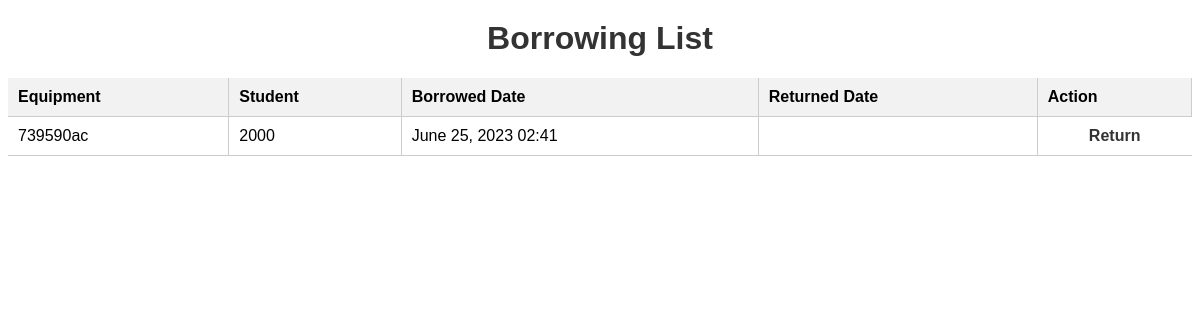
Before: /borrowings/ with the older database file.
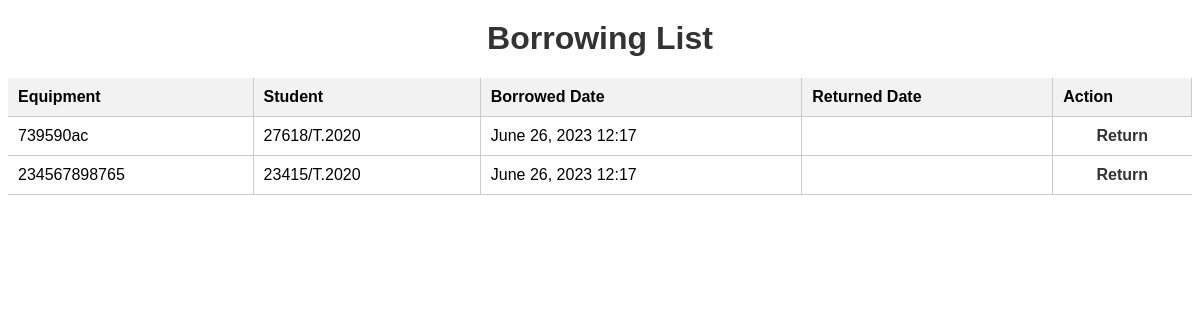
After: the same page with the newer database file.
### equipments/models.py (models this page shows, shortened)
class Equipment(models.Model):
    name = models.CharField(max_length=100)
    tag = models.CharField(max_length=100, unique=True)
    model_number = models.CharField(max_length=100)

class Borrowing(models.Model):
    equipment = models.ManyToManyField(Equipment)
    student = models.ForeignKey(Student, on_delete=models.CASCADE)
    borrowed_date = models.DateTimeField(auto_now_add=True)
    returned_date = models.DateTimeField(null=True, blank=True)

class Student(models.Model):
    registration_number = models.CharField(max_length=20, unique=True)
    first_name = models.CharField(max_length=50)
    middle_name = models.CharField(max_length=50)
    last_name = models.CharField(max_length=50)
    course = models.CharField(max_length=10)
    def __str__(self):
        return self.registration_number
        return self.name

### equipments/views.py (the view)
# urls.py: path('borrowings/', views.borrowing_list, name='borrowing_list'),
def borrowing_list(request):
    borrowings = Borrowing.objects.all()
    return render(request, 'borrowing_list.html', {'borrowings': borrowings})

### equipments/templates/borrowing_list.html (shortened to what this page needs)
<!DOCTYPE html>
<html>
<head>
</head>
<body>
    <h1>Borrowing List</h1>
    {% if borrowings %}
        <table>
            <thead>
                <tr>
                    <th>Equipment</th>
                    <th>Student</th>
                    <th>Borrowed Date</th>
                    <th>Returned Date</th>
                    <th>Action</th>
                </tr>
            </thead>
            <tbody>
                {% for borrowing in borrowings %}
                <tr>
                    <td>
                        {% for equipment in borrowing.equipment.all %}
                            {{ equipment.tag }}{% if not forloop.last %}, {% endif %}
                        {% endfor %}
                    </td>
                    <td>{{ borrowing.student }}</td>
                    <td>{{ borrowing.borrowed_date|date:'F d, Y H:i' }}</td>
                    <td>{{ borrowing.returned_date|date:'F d, Y H:i' }}</td>
                    <td>
                        {% if not borrowing.returned_date %}
                            <a href="{% url 'return_equipment' borrowing.id %}">Return</a>
                        {% endif %}
                    </td>
                </tr>
                {% endfor %}
            </tbody>
        </table>
    {% else %}
        <p>No borrowings found.</p>
    {% endif %}
</body>
</html>

Changed rows visible on the page:
removed Borrowing: student "2000", borrowed_date "June 25, 2023 02:41", shows "Return", Equipment (tag "739590ac")
added Borrowing: student "27618/T.2020", borrowed_date "June 26, 2023 12:17", shows "Return", Equipment (tag "739590ac")
added Borrowing: student "23415/T.2020", borrowed_date "June 26, 2023 12:17", shows "Return"
added Equipment: tag "234567898765", shown under "23415/T.2020"
